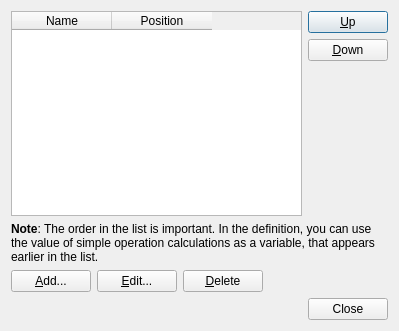
<?xml version="1.0" encoding="UTF-8"?>
<ui version="4.0">
 <class>PostCalculatedResultListDialog</class>
 <widget class="QDialog" name="PostCalculatedResultListDialog">
  <property name="geometry">
   <rect>
    <x>0</x>
    <y>0</y>
    <width>399</width>
    <height>331</height>
   </rect>
  </property>
  <property name="windowTitle">
   <string>Simple Operation Result List</string>
  </property>
  <layout class="QVBoxLayout" name="verticalLayout_2">
   <item>
    <layout class="QHBoxLayout" name="horizontalLayout_3">
     <item>
      <widget class="QTableWidget" name="tableWidget">
       <property name="editTriggers">
        <set>QAbstractItemView::NoEditTriggers</set>
       </property>
       <property name="selectionMode">
        <enum>QAbstractItemView::SingleSelection</enum>
       </property>
       <property name="selectionBehavior">
        <enum>QAbstractItemView::SelectRows</enum>
       </property>
       <attribute name="verticalHeaderDefaultSectionSize">
        <number>22</number>
       </attribute>
       <attribute name="verticalHeaderMinimumSectionSize">
        <number>20</number>
       </attribute>
       <column>
        <property name="text">
         <string>Name</string>
        </property>
       </column>
       <column>
        <property name="text">
         <string>Position</string>
        </property>
       </column>
      </widget>
     </item>
     <item>
      <layout class="QVBoxLayout" name="verticalLayout">
       <item>
        <widget class="QPushButton" name="upButton">
         <property name="text">
          <string>&amp;Up</string>
         </property>
        </widget>
       </item>
       <item>
        <widget class="QPushButton" name="downButton">
         <property name="text">
          <string>&amp;Down</string>
         </property>
        </widget>
       </item>
       <item>
        <spacer name="verticalSpacer">
         <property name="orientation">
          <enum>Qt::Vertical</enum>
         </property>
         <property name="sizeHint" stdset="0">
          <size>
           <width>20</width>
           <height>40</height>
          </size>
         </property>
        </spacer>
       </item>
      </layout>
     </item>
    </layout>
   </item>
   <item>
    <widget class="QLabel" name="noteForOrderLabel">
     <property name="text">
      <string>&lt;html&gt;&lt;head/&gt;&lt;body&gt;&lt;p&gt;&lt;span style=&quot; font-weight:600;&quot;&gt;Note&lt;/span&gt;: The order in the list is important. In the definition, you can use the value of simple operation calculations as a variable, that appears earlier in the list.&lt;/p&gt;&lt;/body&gt;&lt;/html&gt;</string>
     </property>
     <property name="wordWrap">
      <bool>true</bool>
     </property>
    </widget>
   </item>
   <item>
    <layout class="QHBoxLayout" name="horizontalLayout">
     <item>
      <widget class="QPushButton" name="addButton">
       <property name="text">
        <string>&amp;Add...</string>
       </property>
      </widget>
     </item>
     <item>
      <widget class="QPushButton" name="editButton">
       <property name="text">
        <string>&amp;Edit...</string>
       </property>
      </widget>
     </item>
     <item>
      <widget class="QPushButton" name="deleteButton">
       <property name="text">
        <string>&amp;Delete</string>
       </property>
      </widget>
     </item>
     <item>
      <spacer name="horizontalSpacer">
       <property name="orientation">
        <enum>Qt::Horizontal</enum>
       </property>
       <property name="sizeHint" stdset="0">
        <size>
         <width>40</width>
         <height>20</height>
        </size>
       </property>
      </spacer>
     </item>
    </layout>
   </item>
   <item>
    <layout class="QHBoxLayout" name="horizontalLayout_2">
     <item>
      <widget class="QDialogButtonBox" name="buttonBox">
       <property name="orientation">
        <enum>Qt::Horizontal</enum>
       </property>
       <property name="standardButtons">
        <set>QDialogButtonBox::Close</set>
       </property>
      </widget>
     </item>
    </layout>
   </item>
  </layout>
 </widget>
 <resources/>
 <connections>
  <connection>
   <sender>buttonBox</sender>
   <signal>accepted()</signal>
   <receiver>PostCalculatedResultListDialog</receiver>
   <slot>accept()</slot>
   <hints>
    <hint type="sourcelabel">
     <x>248</x>
     <y>254</y>
    </hint>
    <hint type="destinationlabel">
     <x>157</x>
     <y>274</y>
    </hint>
   </hints>
  </connection>
  <connection>
   <sender>buttonBox</sender>
   <signal>rejected()</signal>
   <receiver>PostCalculatedResultListDialog</receiver>
   <slot>reject()</slot>
   <hints>
    <hint type="sourcelabel">
     <x>316</x>
     <y>260</y>
    </hint>
    <hint type="destinationlabel">
     <x>286</x>
     <y>274</y>
    </hint>
   </hints>
  </connection>
 </connections>
</ui>
